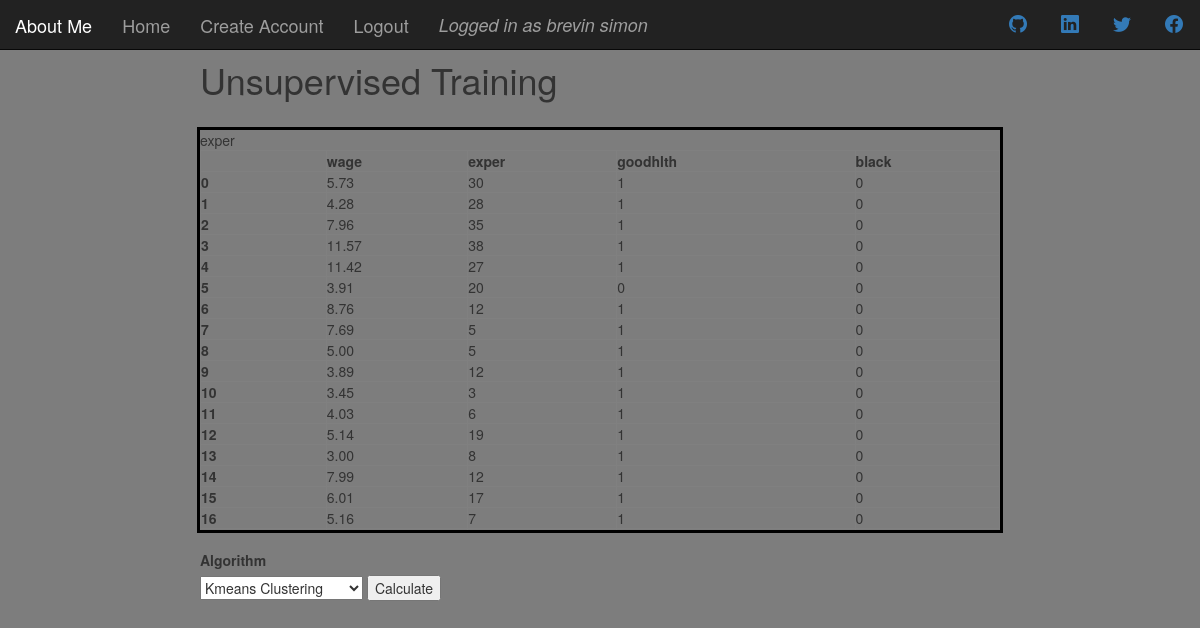
The page /unsupervised/243 (signed in) on the database its author committed.
### app/models.py (models this page shows, shortened)
class User(UserMixin, db.Model):
    id = db.Column(db.Integer, primary_key=True)
    username = db.Column(db.String(32), unique=True)
    password_hash = db.Column(db.String(128))
    firstname = db.Column(db.String(64))
    lastname = db.Column(db.String(64))
    email = db.Column(db.String(120), index=True, unique=True)

### app/routes.py (the view, shortened to what this page needs)
@app.route('/unsupervised/<dataframe_id>', methods=['GET', 'POST'])
def unsupervised(dataframe_id):
    dataf = Dataframe.query.get(dataframe_id)
    select = 0
    featurelist, identlist, targetlist = returnfeatures(dataf)
    print('Feature list {}'.format(featurelist))
    print('Identifier Vector {}'.format(identlist))
    full = identlist + featurelist
    querylang = sqlite3string(full)
    conn = sqlite3.connect('dataframe.db')
    c = conn.cursor()
    df = pd.read_sql('SELECT {} FROM dataframe'.format(querylang), conn)
    df.to_sql('dataframe', conn, if_exists='replace', index = False)
    conn.commit()
    conn.close()
    ac = df.columns.values
    form = MLForm()
    return render_template('unsupervised.html', featlist=featurelist, identlist=identlist,
                targlist=targetlist, tables=[df.to_html(classes='data', header="true")],
                columns=ac, choice=select, form=form)

### app/forms.py
class MLForm(FlaskForm):
    select = SelectField('Algorithm', choices = [(1, 'Kmeans Clustering'), (2, 'Hierarchical Clustering')])
    submit = SubmitField('Calculate')

### app/models.py (called while the page is built)
@login.user_loader
def load_user(id):
    return User.query.get(int(id))

### app/routes.py (called while the page is built)
def sqlite3string(headers):
    new = []
    for string in headers:
        if " " in string:
            new.append("\"" + string + "\"")
        else:
            new.append(string)
    refull = str(new)
    refull = refull.replace('\'', "")
    refull = refull[1:-1]
    return refull

def returnfeatures(df):
    featurelist = []
    identlist = []
    targetlist = []
    for feat in df.features:
        for t in feat.tags:
            if t.name == 'Feature':
                featurelist.append(feat.feature_name)
            elif t.name == 'Identifier':
                identlist.append(feat.feature_name)
            elif t.name == 'Target':
                targetlist.append(feat.feature_name)
    return featurelist, identlist, targetlist

### app/templates/unsupervised.html (shortened to what this page needs)
{% extends "base.html" %}
{% block content %}
<body style="background-color: rgb(125,125,125);">
    <br><br>
    <div class="content">
        <h1>
            Unsupervised Training
        </h1>
        <br>
        <div class="content_section content" id="" style="overflow:scroll; height:400px; outline-style: solid; outline-color: black;">
            {% for table in tables %}
                {{ columns[loop.index] }}
                {{ table|safe }}
            {% endfor %}
        </div>
        <br>
        <form action="" method="post">
            {{ form.select.label }}<br>
            <div>
                {{ form.select(class = 'formbody') }}
                {{ form.submit(class="button") }}
            </div>
        </form>
    </div>
</body>
{% endblock %}

### app/templates/base.html (shortened to what this page needs)
<!DOCTYPE html>
<html>
    <head>
        <link href="{{ url_for('static', filename='css/main.css') }}" rel="stylesheet">
        <link rel="stylesheet" href="https://maxcdn.bootstrapcdn.com/bootstrap/3.4.1/css/bootstrap.min.css">
        <link rel="stylesheet" href="https://cdn.jsdelivr.net/npm/bootstrap-icons@1.3.0/font/bootstrap-icons.css">
        <link rel="stylesheet" href="https://cdnjs.cloudflare.com/ajax/libs/font-awesome/4.7.0/css/font-awesome.min.css">
    </head>
    <body>
        <div class="navbar navbar-inverse navbar-static-top">
            <a class="button navbar-brand" href="{{url_for('aboutme')}}">About Me</a>
            <a href="{{ url_for('homepage') }}" class="button navbar-brand">Home</a>
            <a href="{{ url_for('register') }}" class="button navbar-brand">Create Account</a>
            {% if current_user.is_anonymous %}
                <a href="{{ url_for('login') }}" class="button navbar-brand">Login</a>
            {% else %}
                <a href="{{ url_for('logout') }}" class="button navbar-brand">Logout</a>
                <i class="navbar-brand white">
                    Logged in as {{ current_user.firstname }} {{ current_user.lastname }}
                </i>
            {% endif %}
            <a
                style="float:right; vertical-align: super; height: 50px;"
                class="btn btn-dark btn-lg btn-floating"
                style="background-color: white;"
                href="https://www.facebook.com/brevin.simon/"
                target="_blank"
                role="button"
                ><i class="bi bi-facebook"></i>
            </a>
            <a
                style="float:right; vertical-align: super; height: 50px;"
                class="btn btn-dark btn-lg btn-floating"
                style="background-color: white;"
                href="https://twitter.com/BrevinOfficial"
                target="_blank"
                role="button"
                ><i class="bi bi-twitter"></i>
            </a>
            <a
                style="float:right; vertical-align: baseline; height: 50px;"
                class="btn btn-dark btn-lg btn-floating"
                style="background-color: white;"
                href="https://www.linkedin.com/in/brevin-simon-a197ba206/"
                target="_blank"
                role="button"
                ><i class="bi bi-linkedin"></i>
            </a>
            <a
                style="float:right; vertical-align: super; height: 50px;"
                class="btn btn-dark btn-lg btn-floating"
                style="background-color: white;"
                href="https://github.com/BrevinS"
                target="_blank"
                role="button"
                ><i class="bi bi-github"></i>
            </a>
        </div>
        {% block content %} {% endblock %}
    </body>
</html>

### app/static/css/main.css (style rules this page uses)
table { width: 100%; }
.navbar { height: 50px; }
.navbar.navbar-inverse { position: absolute; }
.navbar-inverse { top:0; color: white; background-color: black; width:100%; left:0; height: 50px; }
.white { color: #FFFAF0; }

### app/templates/unsupervised.html (style rules this page uses)
.content { max-width: 800px; margin: auto; }

### rows shown on the page
User: firstname "brevin", lastname "simon", columns "exper", id "wage exper goodhlth black 0 5.73 30 1 0 1 4.28 28 1 0 2 7.96 35 1 0 3 11.57 38 1 0 4 11.42 27 1 0 5 3.91 20 0 0 6 8.76 12 1 0 7 7.69 5 1 0 8 5.00 5 1 0 9 3.89 12 1 0 10 3.45 3 1 0 11 4.03 6 1 0 12 5.14 19 1 0 13 3.00 8 1 0 14 7.99 12 1 0 15 6.01 17 1 0 16 5.16 7 1 0"
